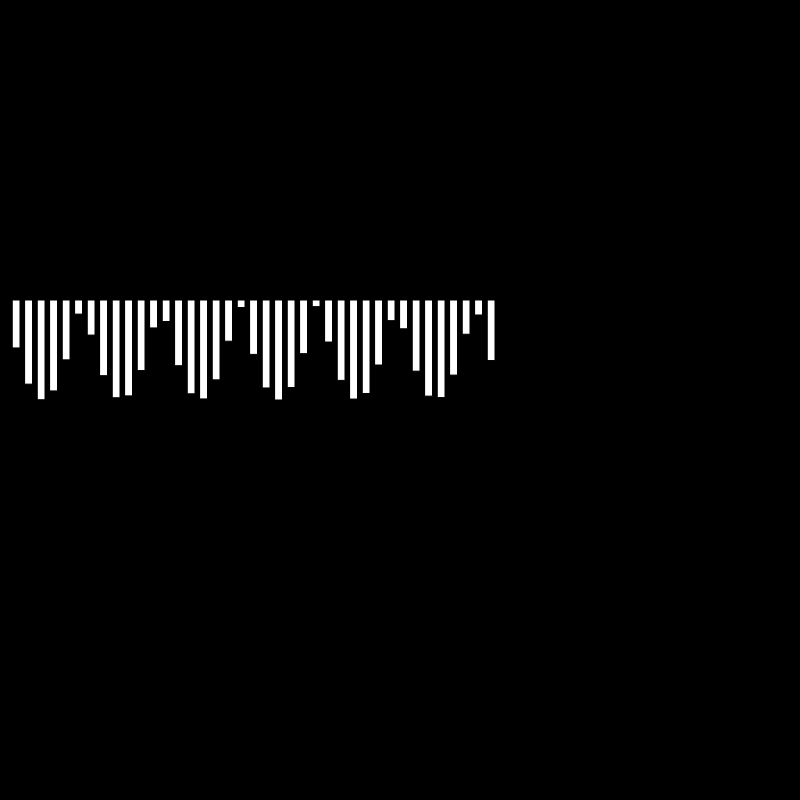
Frame 1 (no input)
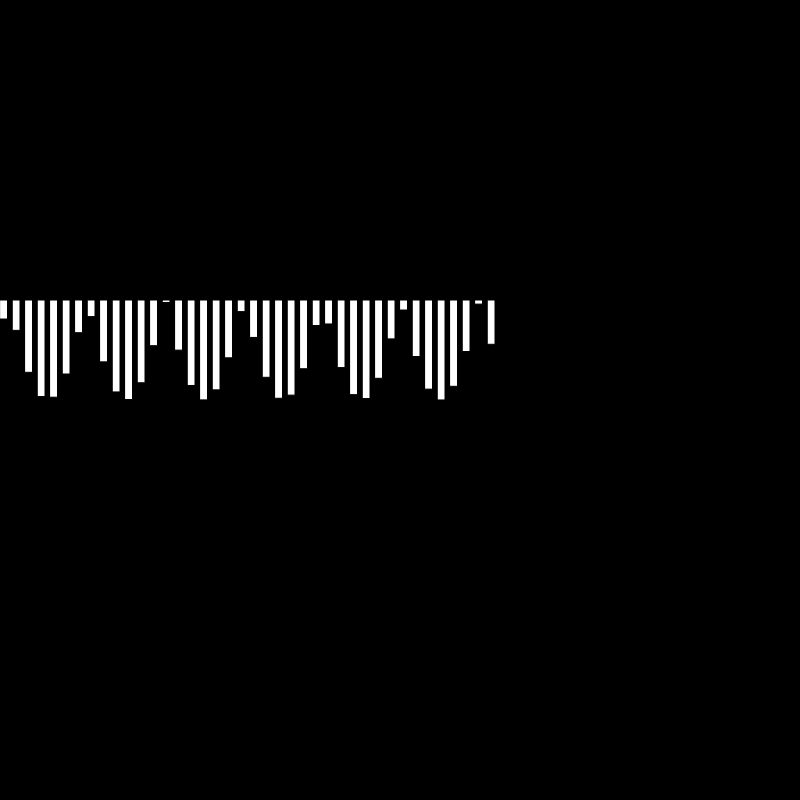
Frame 60 (no input)
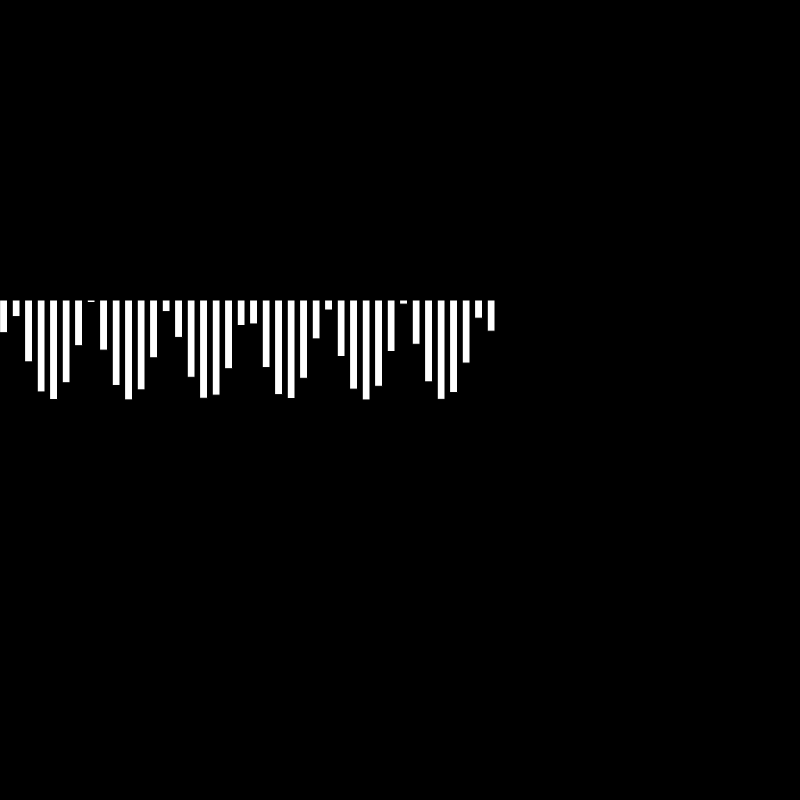
Frame 120 (the mouse pressed at the canvas centre since frame 60)

The p5.js sketch that drew these frames (run headless with seeded random() and noise() and a simulated clock; from frame 60 on, the mouse is pressed at the canvas centre):

// p5.js sketch
// ── sketch.js
//box class
let Box = class {
  constructor(height, width) {
    this.height = height
    this.width = width
  }
  draw(value, index) {
    rect(500 / quantity * index, 300, this.width, this.height * sin(value/20 + index/2))
    fill(255)
  }
}

//variables
let quantity = 40
let array = []

let height = 100
let width = (500 / quantity) - 5

let loopIndex = 0

//inizialize array
for (let i = 0; i< quantity; i++) {
  array.push(new Box(height, width))
  console.log('ciao')
}


function setup() {
  createCanvas(800, 800)
}


function draw() {
  background(0)
  array.forEach((el, index) => {
    el.draw(loopIndex, index)
  })
  loopIndex++

}
